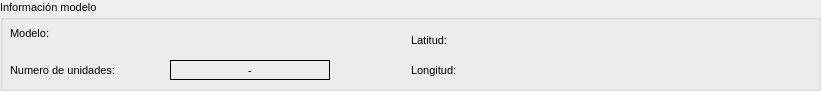
      <widget class="QGroupBox" name="groupBox_4">
       <property name="geometry">
        <rect>
         <x>10</x>
         <y>20</y>
         <width>821</width>
         <height>91</height>
        </rect>
       </property>
       <property name="font">
        <font>
         <pointsize>8</pointsize>
        </font>
       </property>
       <property name="title">
        <string>Información modelo</string>
       </property>
       <widget class="QLabel" name="label_17">
        <property name="geometry">
         <rect>
          <x>10</x>
          <y>60</y>
          <width>131</width>
          <height>21</height>
         </rect>
        </property>
        <property name="text">
         <string>Numero de unidades:</string>
        </property>
       </widget>
       <widget class="QLabel" name="label_18">
        <property name="geometry">
         <rect>
          <x>10</x>
          <y>23</y>
          <width>131</width>
          <height>21</height>
         </rect>
        </property>
        <property name="text">
         <string>Modelo:</string>
        </property>
       </widget>
       <widget class="QLabel" name="lb_unidadesOp">
        <property name="geometry">
         <rect>
          <x>170</x>
          <y>60</y>
          <width>160</width>
          <height>20</height>
         </rect>
        </property>
        <property name="frameShape">
         <enum>QFrame::Box</enum>
        </property>
        <property name="frameShadow">
         <enum>QFrame::Plain</enum>
        </property>
        <property name="text">
         <string>-</string>
        </property>
        <property name="alignment">
         <set>Qt::AlignCenter</set>
        </property>
       </widget>
       <widget class="QLabel" name="label_68">
        <property name="geometry">
         <rect>
          <x>411</x>
          <y>30</y>
          <width>131</width>
          <height>21</height>
         </rect>
        </property>
        <property name="text">
         <string>Latitud:</string>
        </property>
       </widget>
       <widget class="QLabel" name="label_69">
        <property name="geometry">
         <rect>
          <x>411</x>
          <y>60</y>
          <width>131</width>
          <height>21</height>
         </rect>
        </property>
        <property name="text">
         <string>Longitud:</string>
        </property>
       </widget>
      </widget>
